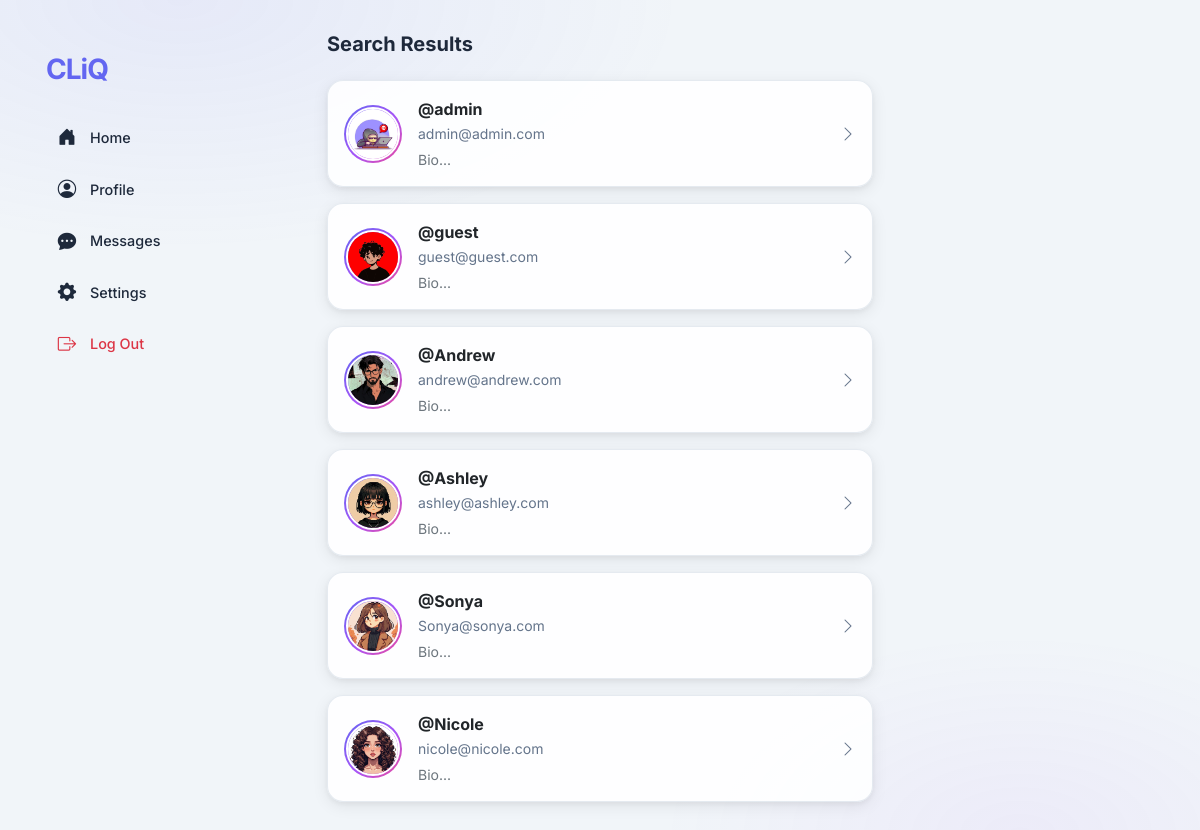
The app's page /search (signed in) with its own data.
### core/models.py (models this page shows, shortened)
class Users(AbstractUser):
    username = models.CharField(max_length=200, null=True ,unique=True)
    email = models.EmailField(unique=True,null=True)
    bio = models.TextField(null=True,default="Bio...")
    location = models.CharField(max_length=100,blank=True)
    avatar = models.ImageField(upload_to="profile_images", null=True,default="avatar.png")
    backgroundImage = models.ImageField(upload_to="background", null=True,default="windows-xp-wallpaper-bliss_T5gheWz.jpg")
    USERNAME_FIELD = 'username'
    REQUIRED_FIELDS = ['email']

### core/views.py (the view)
# urls.py: path('search', views.search, name="search"),
@login_required(login_url='signin')
def search(request):
    q = request.GET.get('q') if request.GET.get('q') != None else ''
    user_profile = Users.objects.get(id=request.user.id)
    users_filter = Users.objects.all().filter(Q(username__icontains  = q)|
                                      Q(id__icontains  = q)
                                      )
    context = {
        'user_profile':user_profile,
        'users_filter':users_filter,
    }
    return render(request,'search.html',context)

### templates/search.html (shortened to what this page needs)
{% extends 'main.html' %}
{% block content %}
<div class="row g-0 g-lg-4">
  <div class="col-lg-3 d-none d-lg-flex flex-column">
    <div class="left-sidebar sticky-sidebar">
      <div class="sidebar-logo mb-4"><a href="{% url 'index' %}" class="text-decoration-none"><span class="fw-bold fs-3"
            style="color:var(--primary);letter-spacing:-1px;">CLiQ</span></a></div>
      <nav class="d-flex flex-column gap-1 mb-4">
        <a href="{% url 'index' %}" class="sidebar-nav-link"><i class="bi bi-house-door-fill"></i> Home</a>
        <a href="{% url 'profile' request.user.id %}" class="sidebar-nav-link"><i class="bi bi-person-circle"></i>
          Profile</a>
        <a href="{% url 'chat' %}" class="sidebar-nav-link"><i class="bi bi-chat-dots-fill"></i> Messages</a>
        <a href="{% url 'settings' %}" class="sidebar-nav-link"><i class="bi bi-gear-fill"></i> Settings</a>
        <a href="{% url 'logout' %}" class="sidebar-nav-link text-danger"><i class="bi bi-box-arrow-right"></i> Log
          Out</a>
      </nav>
    </div>
  </div>
  <div class="col-lg-6">
    <h5 class="fw-bold mb-4 mt-2">Search Results</h5>
    {% if users_filter.all.count == 0 %}
    <div class="modern-card p-5 text-center">
      <i class="bi bi-person-slash text-muted display-4 mb-3"></i>
      <h5 class="fw-bold">No users found</h5>
      <p class="text-muted small">Try a different username.</p>
    </div>
    {% else %}
    <div class="d-flex flex-column gap-3">
      {% for user_filter in users_filter %}
      <a href="{% url 'profile' user_filter.id %}" class="text-decoration-none">
        <div class="modern-card p-3 d-flex align-items-center gap-3 search-result-row">
          <div class="avatar-ring flex-shrink-0"><img src="{{ user_filter.avatar.url }}" width="54" height="54"
              class="avatar-img"></div>
          <div class="flex-grow-1">
            <span class="fw-bold text-dark d-block">@{{ user_filter.username }}</span>
            <small class="text-muted">{{ user_filter.email }}</small>
            {% if user_filter.bio %}<p class="small text-secondary m-0 mt-1">{{ user_filter.bio|truncatechars:50 }}</p>
            {% endif %}
          </div>
          <i class="bi bi-chevron-right text-muted"></i>
        </div>
      </a>
      {% endfor %}
    </div>
    {% endif %}
  </div>
</div>
{% endblock %}

### core/static/style.css (style rules this page uses)
:root { --primary: #6366f1; --primary-hover: #4f46e5; --primary-light: rgba(99, 102, 241, 0.10); --danger: #ef4444; --bg: #f1f5f9; --card: rgba(255, 255, 255, 0.88); --card-border: rgba(203, 213, 225, 0.5); --text: #1e293b; --text-muted: #64748b; --shadow-sm: 0 1px 3px rgba(0, 0, 0, 0.07); --shadow-md: 0 4px 16px rgba(0, 0, 0, 0.08), 0 2px 6px rgba(0, 0, 0, 0.05); --shadow-lg: 0 12px 32px rgba(0, 0, 0, 0.12); --radius: 16px; --radius-sm: 10px; --sidebar-w: 240px; }
*, *::before, *::after { box-sizing: border-box; margin: 0; padding: 0; }
body { font-family: 'Inter', system-ui, -apple-system, sans-serif; background: var(--bg); color: var(--text); -webkit-font-smoothing: antialiased; min-height: 100vh; }
body::before { content: ''; position: fixed; inset: 0; background: radial-gradient(ellipse 70% 50% at 15% 0%, rgba(99, 102, 241, 0.08) 0%, transparent 60%), radial-gradient(ellipse 50% 40% at 85% 100%, rgba(168, 85, 247, 0.06) 0%, transparent 60%); pointer-events: none; z-index: 0; }
.modern-card { background: var(--card); backdrop-filter: blur(14px); -webkit-backdrop-filter: blur(14px); border: 1px solid var(--card-border); border-radius: var(--radius); box-shadow: var(--shadow-md); transition: box-shadow 0.25s ease; overflow: hidden; }
.sticky-sidebar { position: sticky; top: 24px; }
.left-sidebar { padding: 24px 16px 24px 0; }
.sidebar-logo { padding: 0 4px; }
.sidebar-nav-link { display: flex; align-items: center; gap: 12px; padding: 10px 14px; border-radius: 12px; font-weight: 500; font-size: 0.9rem; color: var(--text); text-decoration: none; transition: background 0.18s ease, color 0.18s ease; }
.sidebar-nav-link i { font-size: 1.15rem; width: 22px; text-align: center; }
.avatar-ring { padding: 2px; background: linear-gradient(135deg, #6366f1 0%, #a855f7 55%, #ec4899 100%); border-radius: 50%; display: inline-flex; flex-shrink: 0; }
.avatar-img { border: 2px solid #fff; border-radius: 50%; object-fit: cover; display: block; }
.text-muted { color: var(--text-muted) !important; }

### templates/search.html (style rules this page uses)
.search-result-row { transition: box-shadow 0.2s, transform 0.2s; }

### records on screen
Users: avatar (picture), username "admin", email "admin@admin.com", bio "Bio..."
Users: avatar (picture), username "guest", email "guest@guest.com", bio "Bio..."
Users: avatar (picture), username "Andrew", email "andrew@andrew.com", bio "Bio..."
Users: avatar (picture), username "Ashley", email "ashley@ashley.com", bio "Bio..."
Users: avatar (picture), username "Sonya", email "Sonya@sonya.com", bio "Bio..."
Users: avatar (picture), username "Nicole", email "nicole@nicole.com", bio "Bio..."
